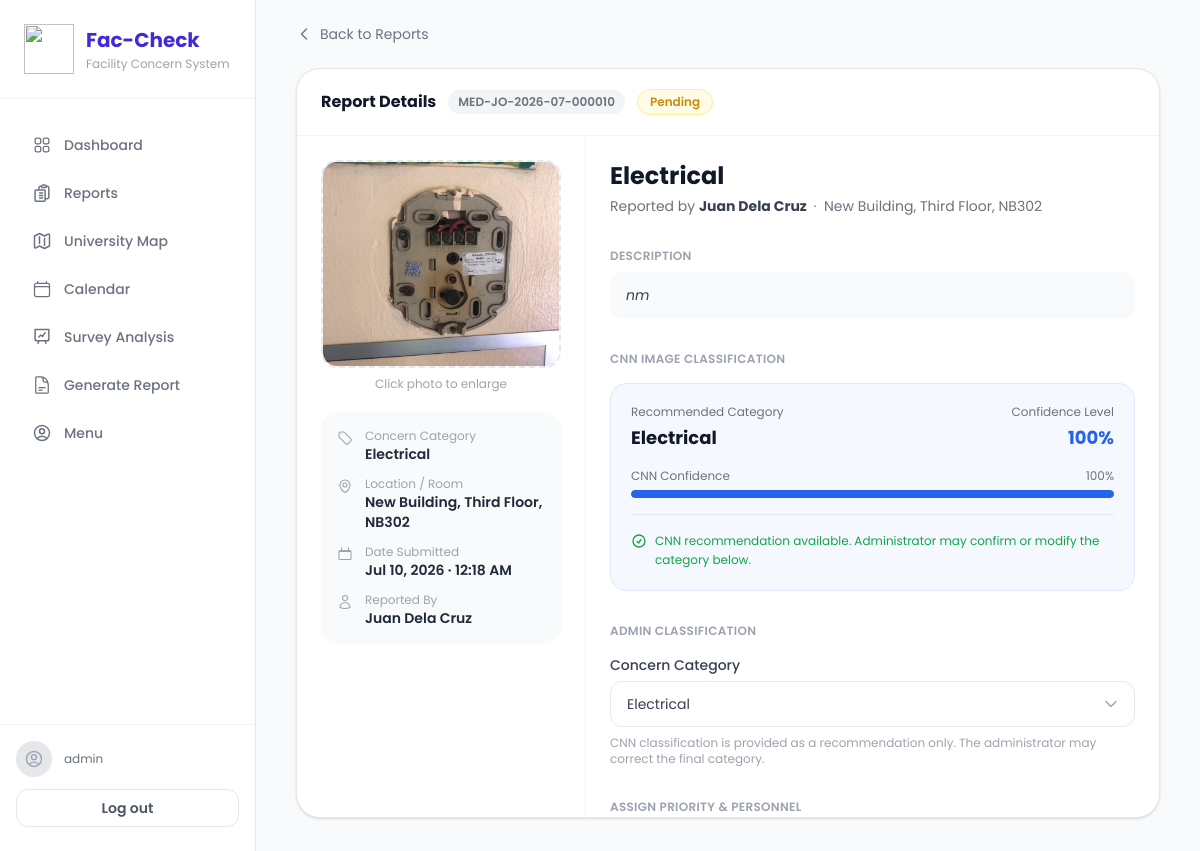
/adm/reports/21/ (signed in), run on the app's committed database.
### user/models.py (models this page shows, shortened)
class Report(models.Model):
    STATUS_CHOICES = [
        ('pending', 'Pending'),
        ('in_progress', 'In Progress'),
        ('resolved', 'Resolved'),
        ('closed', 'Closed'),
    ]
    CATEGORY_CHOICES = [
        ('electrical', 'Electrical'),
        ('plumbing', 'Plumbing'),
        ('refrigeration_acu', 'Refrigeration / ACUs'),
        ('carpentry_masonry', 'Carpentry / Masonry'),
        ('painting', 'Painting'),
        ('vehicle_checkup', 'Vehicle Check-up'),
        ('others', 'Others'),
    ]
    PRIORITY_CHOICES = [
    ('critical', 'Critical / Urgent'),
    ('high', 'High Priority'),
    ('standard', 'Standard'),
    ]
    user = models.ForeignKey(User, on_delete=models.SET_NULL, null=True, blank=True, related_name='reports')
    report_number = models.CharField(max_length=30, unique=True, blank=True, null=True)
    photo = models.ImageField(upload_to='reports/')
    category = models.CharField(max_length=100, choices=CATEGORY_CHOICES)
    custom_category = models.CharField(max_length=100, blank=True, null=True)
    location = models.CharField(max_length=100)
    description = models.TextField()
    status = models.CharField(max_length=20, choices=STATUS_CHOICES, default='pending')
    submitted_at = models.DateTimeField(auto_now_add=True)
    priority = models.CharField(max_length=30, choices=PRIORITY_CHOICES, blank=True, null=True)
    assigned_personnel = models.CharField(max_length=255, blank=True, null=True)
    assigned_personnel_data = models.JSONField(default=list, blank=True)
    accomplished_at = models.DateTimeField(null=True, blank=True)
    in_progress_at = models.DateTimeField(null=True, blank=True)
    pending_awaiting_personnel = models.BooleanField(default=False)
    pending_awaiting_personnel_at = models.DateTimeField(null=True, blank=True)
    pending_awaiting_materials = models.BooleanField(default=False)
    pending_awaiting_materials_at = models.DateTimeField(null=True, blank=True)
    pending_awaiting_approval = models.BooleanField(default=False)
    pending_awaiting_approval_at = models.DateTimeField(null=True, blank=True)
    cnn_raw_prediction = models.CharField(max_length=100, blank=True, null=True)
    cnn_confidence = models.FloatField(blank=True, null=True)
    cnn_margin = models.FloatField(blank=True, null=True)
    flagged_for_review = models.BooleanField(default=False)

### adm/views.py (the view)
# urls.py: path('reports/<int:report_id>/', admin_required(views.report_detail), name='adm_report_detail'),
def report_detail(request, report_id):
    report = get_object_or_404(Report, id=report_id)
    personnel_rows, other_personnel = build_personnel_rows(report)
    return render(request, 'report_detail.html', {
        'report': report,
        'active_page': 'reports',
        'personnel_rows': personnel_rows,
        'other_personnel': other_personnel,
    })

### adm/templates/report_detail.html (shortened to what this page needs)
{% extends "layouts/base.html" %}
{% block content %}
  <main class="flex-1 px-6 lg:px-10 xl:px-16 pt-6 pb-24 lg:pb-10 w-full">
    <a href="{% url 'reports' %}"
       class="inline-flex items-center gap-2 text-sm text-gray-500 hover:text-gray-700 mb-6 transition-colors">
      <svg xmlns="http://www.w3.org/2000/svg"
           class="w-4 h-4"
           fill="none"
           viewBox="0 0 24 24"
           stroke-width="2"
           stroke="currentColor">
        <path stroke-linecap="round" stroke-linejoin="round" d="M15.75 19.5 8.25 12l7.5-7.5" />
      </svg>
      Back to Reports
    </a>
    <div class="bg-white border border-gray-200 rounded-3xl shadow overflow-hidden">
      <div class="flex items-center justify-between px-6 py-5 border-b border-gray-100">
        <div class="flex items-center gap-3">
          <h1 class="text-base font-bold text-gray-900">Report Details</h1>
          <span class="text-xs font-semibold text-gray-500 bg-gray-100 px-2.5 py-1 rounded-full">
            {{ report.report_number }}
          </span>
          {% if report.status == 'pending' %}
            <span class="inline-flex items-center px-3 py-1 rounded-full text-xs font-semibold bg-yellow-50 text-yellow-600 border border-yellow-200">Pending</span>
          {% elif report.status == 'in_progress' %}
            <span class="inline-flex items-center px-3 py-1 rounded-full text-xs font-semibold bg-blue-50 text-blue-500 border border-blue-200">In Progress</span>
          {% elif report.status == 'resolved' %}
            <span class="inline-flex items-center px-3 py-1 rounded-full text-xs font-semibold bg-green-50 text-green-600 border border-green-200">Resolved</span>
          {% elif report.status == 'closed' %}
            <span class="inline-flex items-center px-3 py-1 rounded-full text-xs font-medium bg-gray-100 text-gray-500">Closed</span>
          {% endif %}
        </div>
      </div>
      <div class="flex flex-col lg:flex-row divide-y lg:divide-y-0 lg:divide-x divide-gray-100">
        <div class="w-full lg:w-72 xl:w-80 shrink-0 p-6 flex flex-col gap-5">
          <div id="concernPhotoWrap"
               class="border-2 border-dashed border-gray-200 rounded-2xl overflow-hidden flex items-center justify-center bg-gray-50 h-52 {% if report.photo %}cursor-pointer{% endif %}">
            {% if report.photo %}
              <img src="{{ report.photo.url }}"
                   alt="Report Photo"
                   class="w-full h-full object-cover hover:opacity-90 transition-opacity"
                   onclick="openPhotoModal('{{ report.photo.url }}')" />
            {% endif %}
          </div>
          <p class="text-xs text-center text-gray-400 -mt-3">
            {% if report.photo %}Click photo to enlarge{% else %}Concern photo for visual inspection{% endif %}
          </p>
          <div class="bg-gray-50 rounded-2xl p-4 space-y-3">
            <div class="flex items-start gap-3">
              <div>
                <p class="text-xs text-gray-400">Concern Category</p>
                <p class="text-sm font-semibold text-gray-800">{{ report.get_category_display }}</p>
              </div>
            </div>
            <div class="flex items-start gap-3">
              <div>
                <p class="text-xs text-gray-400">Location / Room</p>
                <p class="text-sm font-semibold text-gray-800">{{ report.location }}</p>
              </div>
            </div>
            <div class="flex items-start gap-3">
              <div>
                <p class="text-xs text-gray-400">Date Submitted</p>
                <p class="text-sm font-semibold text-gray-800">{{ report.submitted_at|date:"M d, Y · h:i A" }}</p>
              </div>
            </div>
            <div class="flex items-start gap-3">
              <div>
                <p class="text-xs text-gray-400">Reported By</p>
                <p class="text-sm font-semibold text-gray-800">
                  {% if report.user %}{{ report.user.get_full_name|default:report.user.username }}{% else %}—{% endif %}
                </p>
              </div>
            </div>
          </div>
        </div>
        <div class="flex-1 p-6 space-y-8 margin-bottom-8 overflow-visible max-h-none lg:overflow-y-auto lg:max-h-[80vh]">
          <div>
            <h2 class="text-2xl font-bold text-gray-900">{{ report.get_category_display }}</h2>
            <p class="text-sm text-gray-500 mt-1">
              Reported by
              <strong class="text-gray-700">
                {% if report.user %}{{ report.user.get_full_name|default:report.user.username }}{% else %}Unknown{% endif %}
              </strong>
              &nbsp;·&nbsp; {{ report.location }}
            </p>
          </div>
          <div>
            <p class="text-xs font-semibold text-gray-400 uppercase tracking-wide mb-2">Description</p>
            <div class="bg-gray-50 rounded-xl px-4 py-3 text-sm text-gray-700 leading-relaxed italic">
              {{ report.description|default:"No description provided." }}
            </div>
          </div>
          <form method="POST" action="{% url 'adm_report_save' report.id %}">
            <div class="mb-8">
              <p class="text-xs font-semibold text-gray-400 uppercase tracking-wide mb-4">CNN Image Classification</p>
              <div class="rounded-2xl border border-blue-100 bg-blue-50/60 p-5">
                <div class="flex flex-col sm:flex-row sm:items-center sm:justify-between gap-4">
                  <div>
                    <p class="text-xs text-gray-500">Recommended Category</p>
                    <p class="text-lg font-bold text-gray-900 mt-1">
                      {% if report.cnn_raw_prediction %}
                        {{ report.cnn_raw_prediction }}
                      {% else %}
                        No CNN prediction available
                      {% endif %}
                    </p>
                  </div>
                  {% if report.cnn_confidence is not None %}
                    <div class="sm:text-right">
                      <p class="text-xs text-gray-500">Confidence Level</p>
                      <p class="text-lg font-bold text-blue-600 mt-1">{% widthratio report.cnn_confidence 1 100 %}%</p>
                    </div>
                  {% endif %}
                </div>
                {% if report.cnn_confidence is not None %}
                  <div class="mt-4">
                    <div class="flex items-center justify-between text-xs text-gray-500 mb-1.5">
                      <span>CNN Confidence</span>
                      <span>{% widthratio report.cnn_confidence 1 100 %}%</span>
                    </div>
                    <div class="w-full h-2 bg-blue-100 rounded-full overflow-hidden">
                      <div class="h-full bg-blue-600 rounded-full"
                           style="width: {% widthratio report.cnn_confidence 1 100 %}%"></div>
                    </div>
                  </div>
                {% endif %}
                <div class="mt-4 pt-4 border-t border-blue-100">
                  {% if report.flagged_for_review %}
                    <div class="flex items-start gap-2 text-amber-600">
                      <svg xmlns="http://www.w3.org/2000/svg"
                           class="w-4 h-4 mt-0.5 shrink-0"
                           fill="none"
                           viewBox="0 0 24 24"
                           stroke-width="2"
                           stroke="currentColor">
                        <path stroke-linecap="round" stroke-linejoin="round" d="M12 9v3.75m9.303 3.376 c-.866 1.5-3.03 1.5-3.896 0 L12 6.772 6.593 16.126 c-.866 1.5-3.03 1.5-3.896 0 L8.104 6.772 c.866-1.5 3.03-1.5 3.896 0 l5.407 9.354Z" />
                      </svg>
                      <p class="text-xs leading-relaxed">
                        CNN prediction requires manual review.
                        Please verify the recommended category.
                      </p>
                    </div>
                  {% else %}
                    <div class="flex items-start gap-2 text-green-600">
                      <svg xmlns="http://www.w3.org/2000/svg"
                           class="w-4 h-4 mt-0.5 shrink-0"
                           fill="none"
                           viewBox="0 0 24 24"
                           stroke-width="2"
                           stroke="currentColor">
                        <path stroke-linecap="round" stroke-linejoin="round" d="M9 12.75 11.25 15 15 9.75 M21 12a9 9 0 1 1-18 0 9 9 0 0 1 18 0Z" />
                      </svg>
                      <p class="text-xs leading-relaxed">
                        CNN recommendation available.
                        Administrator may confirm or modify the category below.
                      </p>
                    </div>
                  {% endif %}
                </div>
              </div>
            </div>
            <div class="mb-8">
              <p class="text-xs font-semibold text-gray-400 uppercase tracking-wide mb-4">Admin Classification</p>
              <div>
                <label class="block text-sm font-medium text-gray-700 mb-1.5">Concern Category</label>
                <div class="relative">
                  <select name="category"
                          class="w-full appearance-none border border-gray-200 rounded-xl px-4 py-3 text-sm text-gray-700 bg-white focus:outline-none focus:ring-2 focus:ring-blue-500 pr-10">
                    {% for value, label in report.CATEGORY_CHOICES %}
                      <option value="{{ value }}"
                              {% if report.category == value %}selected{% endif %}>{{ label }}</option>
                    {% endfor %}
                  </select>
                  <div class="pointer-events-none absolute inset-y-0 right-4 flex items-center">
                  </div>
                </div>
                <p class="text-xs text-gray-400 mt-2">
                  CNN classification is provided as a recommendation only.
                  The administrator may correct the final category.
                </p>
              </div>
            </div>
            <div id="assignSection">
              <p class="text-xs font-semibold text-gray-400 uppercase tracking-wide mb-4">Assign Priority &amp; Personnel</p>
            </div>
          </form>
        </div>
      </div>
    </div>
  </main>
{% endblock %}

### adm/templates/components/sidebar.html (shortened to what this page needs)
{% load static tailwind_tags %} {% tailwind_css %}
<aside
  class="hidden lg:flex flex-col w-64 bg-white border-r border-gray-200 fixed h-full z-50"
>
  <div class="flex items-center gap-3 px-6 py-6 border-b border-gray-100">
    <img
      src="{% static 'adm/images/Fac-Check-Logo.png' %}"
      style="width: 50px; height: 50px; object-fit: contain"
    />
    <div>
      <h1 class="text-xl font-bold text-primary">Fac-Check</h1>
      <p class="text-xs text-gray-400 mt-0.5">Facility Concern System</p>
    </div>
  </div>
  <nav class="flex-1 px-4 py-6 flex flex-col gap-1">
    <a
      href="{% url 'dashboard' %}"
      class="flex items-center gap-3 px-4 py-3 rounded-xl text-sm font-medium {% if request.resolver_match.url_name == 'dashboard' %}bg-blue-500 text-white {% else %}text-gray-500 hover:bg-gray-50 hover:text-gray-900{% endif %} transition-colors"
    >
      Dashboard
    </a>
    <a
      href="{% url 'reports' %}"
      class="flex items-center gap-3 px-4 py-3 rounded-xl text-sm font-medium {% if request.resolver_match.url_name == 'reports' %}bg-blue-500 text-white {% else %}text-gray-500 hover:bg-gray-50 hover:text-gray-900{% endif %} transition-colors"
    >
      Reports
    </a>
    <a
      href="{% url 'universitymap'%}"
      class="flex items-center gap-3 px-4 py-3 rounded-xl text-sm font-medium {% if request.resolver_match.url_name == 'universitymap' %}bg-blue-500 text-white {% else %}text-gray-500 hover:bg-gray-50 hover:text-gray-900{% endif %} transition-colors"
    >
      University Map
    </a>
    <a
      href="{% url 'calendar_view' %}"
      class="flex items-center gap-3 px-4 py-3 rounded-xl text-sm font-medium {% if request.resolver_match.url_name == 'calendar_view' %}bg-blue-500 text-white {% else %}text-gray-500 hover:bg-gray-50 hover:text-gray-900{% endif %} transition-colors"
    >
      Calendar
    </a>
    <a
      href="{% url 'survey_analysis' %}"
      class="flex items-center gap-3 px-4 py-3 rounded-xl text-sm font-medium {% if request.resolver_match.url_name == 'survey_analysis' %}bg-blue-500 text-white {% else %}text-gray-500 hover:bg-gray-50 hover:text-gray-900{% endif %} transition-colors"
    >
      Survey Analysis
    </a>
    <a
      href="#"
      class="flex items-center gap-3 px-4 py-3 rounded-xl text-sm font-medium text-gray-500 hover:bg-gray-50 hover:text-gray-900 transition-colors"
    >
      Generate Report
    </a>
    <a
      href="{% url 'ProfileMenu'%}"
      class="flex items-center gap-3 px-4 py-3 rounded-xl text-sm font-medium {% if request.resolver_match.url_name == 'ProfileMenu' %}bg-blue-500 text-white {% else %}text-gray-500 hover:bg-gray-50 hover:text-gray-900{% endif %} transition-colors"
    >
      Menu
    </a>
  </nav>
  <div class="px-4 pb-6 border-t border-gray-100 pt-4">
    <div class="flex items-center gap-3 mb-3">
      <div
        class="w-9 h-9 rounded-full bg-gray-200 flex items-center justify-center shrink-0"
      >
      </div>
      <div class="min-w-0">
        <p class="text-xs text-gray-500 truncate">{{ user.username }}</p>
      </div>
    </div>
    <button
      type="button"
      onClick="openLogoutModal()"
      data-open-logout
      class="w-full text-sm font-semibold text-gray-600 border border-gray-200 bg-white px-4 py-2 rounded-xl hover:bg-gray-50 transition-colors"
    >
      Log out
    </button>
  </div>
</aside>

### data on the page
Report: report_number "MED-JO-2026-07-000010", photo (picture), category "Electrical", location "New Building, Third Floor, NB302", submitted_at "Jul 10, 2026 · 12:18 AM", user.get_full_name "Juan Dela Cruz", description "nm", cnn_raw_prediction "Electrical", cnn_confidence "100"

### other printed values
{{ user.username }} "admin"
